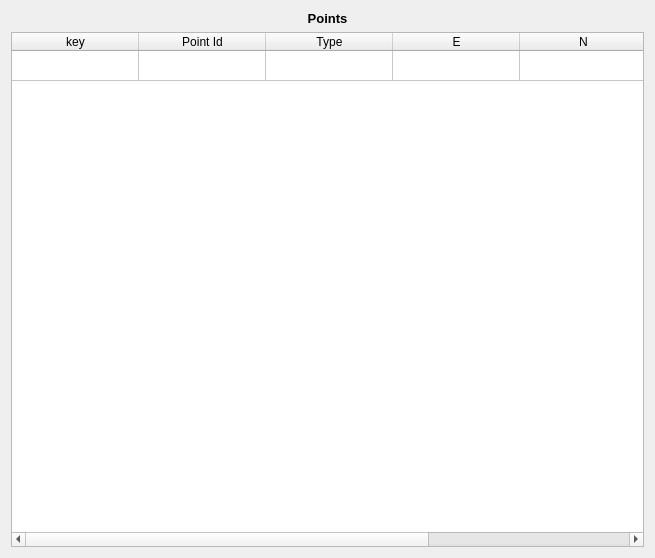
<?xml version="1.0" encoding="UTF-8"?>
<ui version="4.0">
 <class>PointsForm</class>
 <widget class="QWidget" name="PointsForm">
  <property name="geometry">
   <rect>
    <x>0</x>
    <y>0</y>
    <width>655</width>
    <height>558</height>
   </rect>
  </property>
  <property name="windowTitle">
   <string>Form</string>
  </property>
  <layout class="QGridLayout" name="gridLayout">
   <property name="sizeConstraint">
    <enum>QLayout::SetMaximumSize</enum>
   </property>
   <item row="0" column="0">
    <widget class="QLabel" name="label">
     <property name="text">
      <string>&lt;!DOCTYPE HTML PUBLIC &quot;-//W3C//DTD HTML 4.0//EN&quot; &quot;http://www.w3.org/TR/REC-html40/strict.dtd&quot;&gt;
&lt;html&gt;&lt;head&gt;&lt;meta name=&quot;qrichtext&quot; content=&quot;1&quot; /&gt;&lt;style type=&quot;text/css&quot;&gt;
p, li { white-space: pre-wrap; }
&lt;/style&gt;&lt;/head&gt;&lt;body style=&quot; font-family:'Sans'; font-size:10pt; font-weight:400; font-style:normal;&quot;&gt;
&lt;p style=&quot; margin-top:0px; margin-bottom:0px; margin-left:0px; margin-right:0px; -qt-block-indent:0; text-indent:0px;&quot;&gt;&lt;span style=&quot; font-weight:600;&quot;&gt;Points&lt;/span&gt;&lt;/p&gt;&lt;/body&gt;&lt;/html&gt;</string>
     </property>
     <property name="alignment">
      <set>Qt::AlignCenter</set>
     </property>
    </widget>
   </item>
   <item row="1" column="0">
    <widget class="QTableWidget" name="pointsTable">
     <property name="enabled">
      <bool>true</bool>
     </property>
     <property name="minimumSize">
      <size>
       <width>256</width>
       <height>0</height>
      </size>
     </property>
     <property name="verticalScrollBarPolicy">
      <enum>Qt::ScrollBarAlwaysOff</enum>
     </property>
     <property name="horizontalScrollBarPolicy">
      <enum>Qt::ScrollBarAsNeeded</enum>
     </property>
     <property name="editTriggers">
      <set>QAbstractItemView::NoEditTriggers</set>
     </property>
     <property name="showDropIndicator" stdset="0">
      <bool>false</bool>
     </property>
     <property name="dragDropOverwriteMode">
      <bool>false</bool>
     </property>
     <property name="showGrid">
      <bool>true</bool>
     </property>
     <property name="wordWrap">
      <bool>true</bool>
     </property>
     <property name="rowCount">
      <number>1</number>
     </property>
     <attribute name="horizontalHeaderVisible">
      <bool>true</bool>
     </attribute>
     <attribute name="horizontalHeaderDefaultSectionSize">
      <number>127</number>
     </attribute>
     <attribute name="horizontalHeaderMinimumSectionSize">
      <number>27</number>
     </attribute>
     <attribute name="horizontalHeaderStretchLastSection">
      <bool>true</bool>
     </attribute>
     <attribute name="verticalHeaderVisible">
      <bool>false</bool>
     </attribute>
     <attribute name="verticalHeaderVisible">
      <bool>false</bool>
     </attribute>
     <attribute name="horizontalHeaderStretchLastSection">
      <bool>true</bool>
     </attribute>
     <attribute name="horizontalHeaderVisible">
      <bool>true</bool>
     </attribute>
     <attribute name="horizontalHeaderMinimumSectionSize">
      <number>27</number>
     </attribute>
     <attribute name="horizontalHeaderDefaultSectionSize">
      <number>127</number>
     </attribute>
     <row/>
     <column>
      <property name="text">
       <string>key</string>
      </property>
     </column>
     <column>
      <property name="text">
       <string>Point Id</string>
      </property>
     </column>
     <column>
      <property name="text">
       <string>Type</string>
      </property>
     </column>
     <column>
      <property name="text">
       <string>E</string>
      </property>
     </column>
     <column>
      <property name="text">
       <string>N</string>
      </property>
     </column>
     <column>
      <property name="text">
       <string>H</string>
      </property>
     </column>
    </widget>
   </item>
  </layout>
 </widget>
 <resources/>
 <connections/>
</ui>
